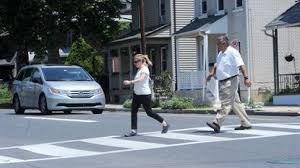
#> input picture method1/img_data/1.jpg, 300 x 168 px, given in place of the camera
$ jupyter execute Project_final_version.ipynb   (text cells are left out)
#> lines starting #> are read from the running program, lines starting #| are printed output that depends on the picture; pictures that were not available may be replaced by others from this repository, and a replacement may not be noted
[cell 1]
import cv2
import numpy as np
import time
import matplotlib.pyplot as plt

[cell 2]
# Video Capture
capture = cv2.VideoCapture(0)
#capture = cv2.VideoCapture("/home/francesco/ea979/pedestrian")


# Keeps track of what frame we're on
frameCount = 0
Frame=[]
nframes=20
while(1):
    # Return Value and the current frame
    ret, frame = capture.read()
#> frame is the input picture: shape (168, 300, 3); mean B, G, R 127.2, 119.1, 111

    #  Check if a current frame actually exist
    if not ret:
        break

    frameCount += 1
    # Resize the frame
    grayFrame = cv2.cvtColor(frame, cv2.COLOR_BGR2GRAY)
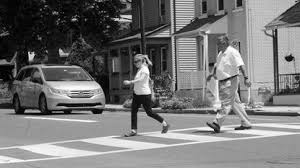
#> grayFrame: shape (168, 300); min 0, max 255, mean 117.6
    resizedFrame = cv2.resize(grayFrame, (0, 0), fx=1.5, fy=1.50)
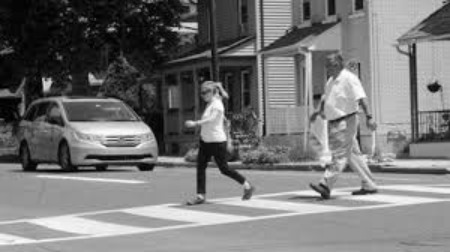
#> resizedFrame: shape (252, 450); min 0, max 254, mean 117.6

    dim=np.shape(resizedFrame)
#> dim = (252, 450)
    high=dim[0]
#> high = 252
    lenght=dim[1]
#> lenght = 450

    # Create an array in which I keep track of previous frames. Those frames will be used to estimate the background
    # ongoing. This means tha I use just a limited amount of frames before the one that I'm plotting to estimate its
    # background.

    Frame.append(resizedFrame)

    if frameCount>nframes:
        A=Frame[1:]
        Frame=A

    images = np.stack(Frame, axis=2)

    # To estimate the background it is possible to do it in many ways. The fastest ones are by calculating the median
    # or the average value of each pixel.

    #median=np.median(images,axis=2,keepdims=(high ,lenght))
    avg=np.average(images, axis=2)
    #image=median[:,:,0]


    img=(avg-resizedFrame)**2//255
#> img: shape (252, 450) float64; every value is 0
    img_int=img.astype(np.uint8)
#> img_int: shape (252, 450); every value is 0
    #img_int[img_int<=20]=0
    #img_int[img_int>20]=255

    # I put
    modified_frame=np.where(img_int > 10, resizedFrame, resizedFrame//10)


    cv2.imshow('Frame', modified_frame)
    #cv2.imshow('median',image)

    time.sleep(0.05)
    k = cv2.waitKey(1) & 0xff
#> (key Esc is pressed here)
    if k == 27:
        break

capture.release()
cv2.destroyAllWindows()

$ run again, on method1/img_data/2.jpg
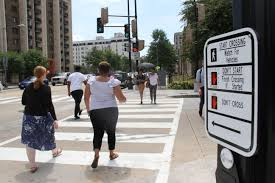
#> input picture method1/img_data/2.jpg, 275 x 183 px, given in place of the camera
#> frame is the input picture: shape (183, 275, 3); mean B, G, R 126.5, 128.2, 129
#> `grayFrame = cv2.cvtColor(frame, cv2.COLOR_BGR2GRAY)`:
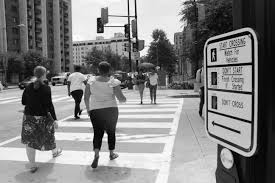
#> grayFrame: shape (183, 275); min 0, max 255, mean 128.2
#> `resizedFrame = cv2.resize(grayFrame, (0, 0), fx=1.5, fy=1.50)`:
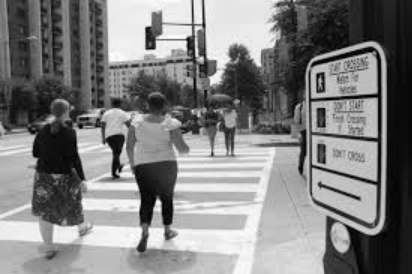
#> resizedFrame: shape (274, 412); min 1, max 254, mean 128.2
#> img: shape (274, 412) float64; every value is 0
#> img_int: shape (274, 412); every value is 0
